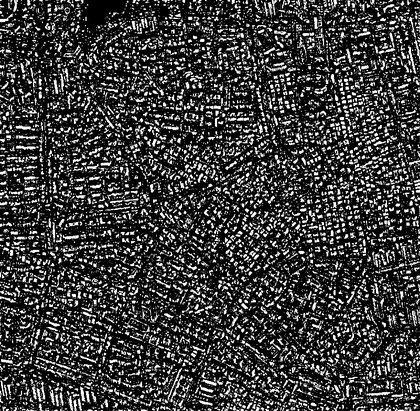
%> input picture DMP1.tif, 420 x 411 px, shrunk from 801 x 783 before the run
$ octave MBI.m   (GNU Octave 9; MATLAB toolbox functions it lacks are replaced by stand-ins)
%> lines starting %> are read from the running program, lines starting %| are printed output that depends on the picture
%1. Read File with UI

[fileName,filePath] = uigetfile({'*.tif';'*.*'},'Please Select Input Image');
%> the answer given: DMP1.tif
fileNamePath=[filePath,fileName]; %acquire absolute dir
tic
raw_img=imread(fileNamePath);
%> raw_img is the input picture: size 411x420 uint8; min 0, max 255, mean 60.3

disp('Size of input image:');
[row,col,band]=size(raw_img);
%> row = 411; col = 420; band = 1
disp([row,col,band]);
%|    411   420     1

%2. Calculation of brightness: The maximum of multispectral bands for pixel x is recorded as its brightness value
%PLEASE MAKE SURE YOUR INPUT IMAGE IS 8-BIT IMAGE!!!!!!
brightness_img=im2uint8(max(raw_img,[],3));%along the band dimension

%3. Construction of MBI: The spectral-structural characteristics of buildings
%3.1 White top-hat by reconstruction (W-TH):
length=2:5:45;%length of a linear Structure Element(SE)
S=size(length,2);%numbers of scale
direction=[0;45;90;135];%four directions are considered
D=size(direction,1);%numbers of directions

W_TH=zeros(S,D,row,col);%NOTIC: use 'squeeze' & 'imshow' func to see images seperately

for i=1:S
    for j=1:D
        SE=strel('line',length(i),direction(j));
        erosion_img=imerode(brightness_img,SE);
        reconstruct_img=imreconstruct(erosion_img,brightness_img);
        W_TH(i,j,:,:)=brightness_img-reconstruct_img;
    end
end

%3.2 DMPs & MBI
DMP=zeros(S-1,D,row,col);
MBIndex=zeros(row,col);
tDMPs=zeros(row,col);
for i=1:(S-1)
    for j=1:D
        DMP(i,j,:,:)=abs(W_TH(i+1,j,:,:)-W_TH(i,j,:,:));
        MBIndex=MBIndex+double(squeeze(DMP(i,j,:,:)));
        tDMPs=tDMPs+double(squeeze(DMP(i,j,:,:)));
    end
    fileName=['DMP',num2str(i),'.tif'];
    imwrite(tDMPs,fileName);
end
%> this loop made 8 passes
%> pass 1, `imwrite(tDMPs,fileName);`:
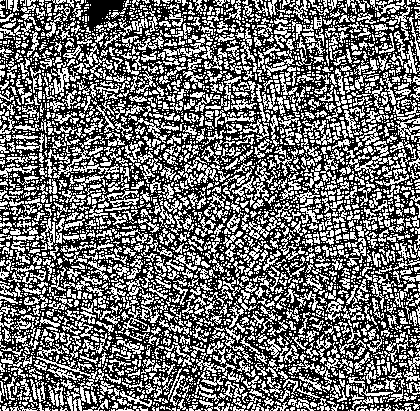
%> saved as DMP1.tif: size 411x420 uint8; 44.1% white in thin lines or dots
%> pass 2, `imwrite(tDMPs,fileName);`:
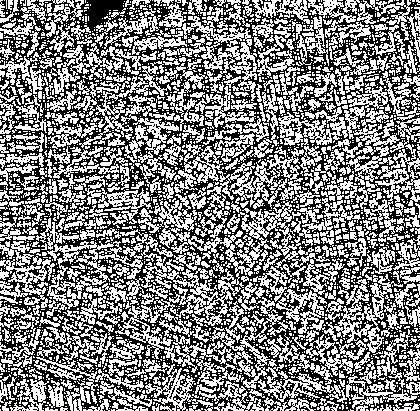
%> saved as DMP2.tif: size 411x420 uint8; 50.9% white; black in thin lines or dots
%> after the loop:
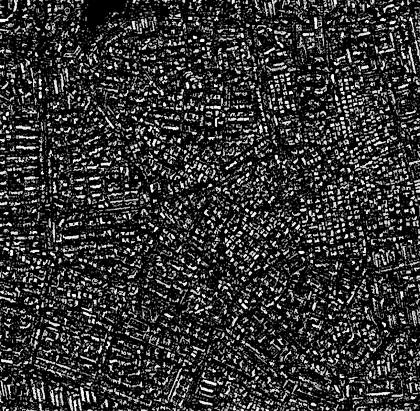
%> MBIndex: size 411x420 double; min 0, max 1007, mean 205.3; drawn with min black and max white
MBIndex=uint8(MBIndex/(D*(S-1)));
%> MBIndex: size 411x420 uint8
imwrite(MBIndex,'MBI.tif');

eimg=imadjust(MBIndex);
imwrite(eimg,'MBIE.tif');
imshow(eimg,'Colormap',jet(255));
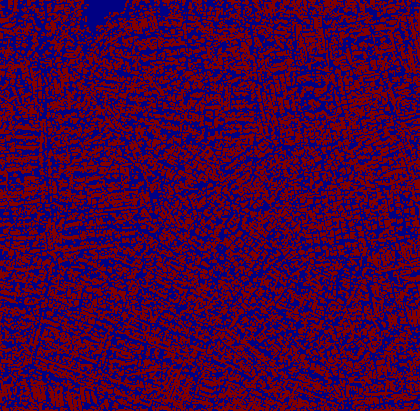
%> displayed picture: size 411x420x3, on the screen's scale of 0 to 255; mean R, G, B 69.9, 0, 61.1
t=toc;
display(t);
